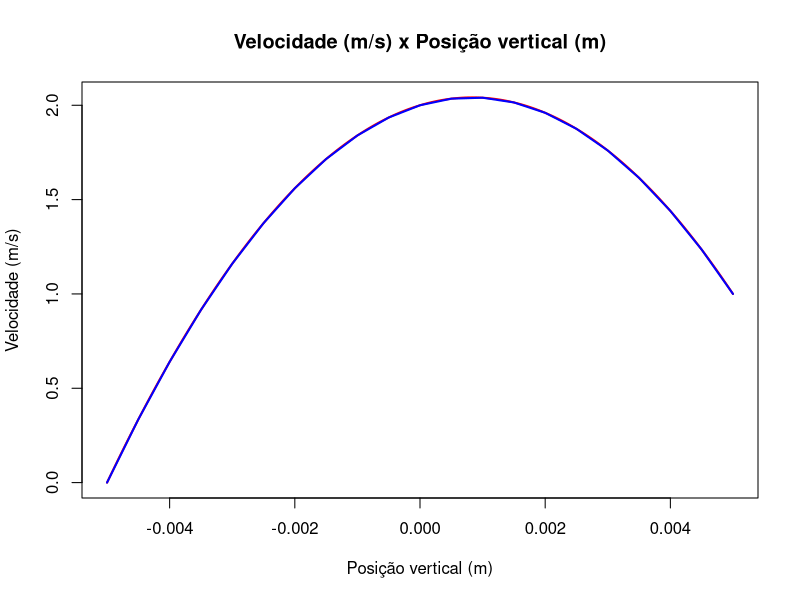

Reproduce this figure in R.
rm(list = ls())

dpdx <- -178800
mu <- 1.49
h <- 5 * 10^-3
U <- 1
N <- 20 # numero de pontos analisados 
dy <- 2 * h/N # passo no espaço

N <- N + 1 # ajuste posicao incial

y_seq <- seq(from = -h, to = h, by = dy)
y_seq_an <- seq(from = -h, to = h, by = 10^-6)
u_analytical <- (U/2) * (1 + y_seq_an/h) + ((-dpdx * h^2) / (2 * mu * U)) * (1 - y_seq_an^2 / h^2) * U

plot(
  NULL,
  main = "Velocidade (m/s) x Posição vertical (m)",
  xlab = "Posição vertical (m)",
  ylab = "Velocidade (m/s)",
  xlim = c(-h, h),
  ylim = c(0, max(u_analytical))
)

lines(y_seq_an, u_analytical, lwd = 2, col = "red")

# solucao numerica

A <- matrix(0, ncol = N, nrow = N)
b <- rep(0, N)

line <- 0

for (yi in y_seq) {
  line <- line + 1
  
  if (yi == -h) {
    # condição de contorno placa de baixo
    # u0 = 0 ==> 1 * u0 = 0
    
    A[line, line] <- 1
    b[line] <- 0
  } else if (yi == h) {
    # condição de contorno placa de cima
    # uN = U ==> 1 * uN = U
    
    A[line, line] <- 1
    b[line] <- U
  } else {
    # no interno, usa  a equacao de diferenças finitas deduzida
    A[line, line + 1] <- 1
    A[line, line] <- -2
    A[line, line - 1] <- 1
    
    b[line] <- (dpdx / mu) * dy^2
  }
}

u_numerical <- solve(A) %*% b
lines(y_seq, u_numerical, lwd = 2, col = "blue", lty = 1)
